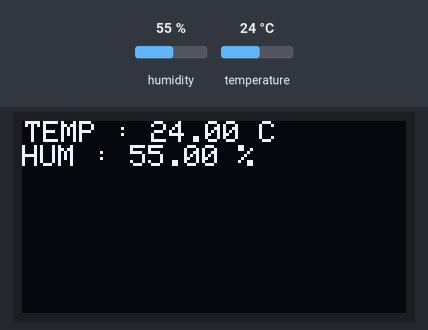
The sketch below on a simulated ESP8266 (NodeMCU). On the bench: 128×64 one-colour display. The test bench sets the inputs (shaded band); at power-on: humidity 55 %, temperature 24 °C. WiFi joins after 1.5 s; servers stay silent unless stated; the display library's start-up logo is not drawn; what the sketch prints to the serial monitor is not drawn.

Above: at 9.9 s.
10.0 s: humidity set to 22 %
At 15.2 s:
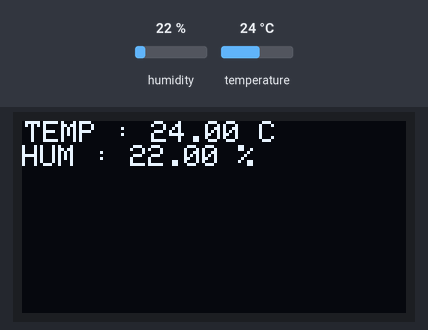
23.2 s: temperature set to 12 °C
At 25.4 s:
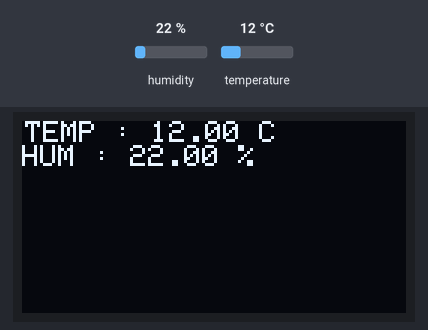
29.0 s: humidity set to 40 %
At 31.0 s:
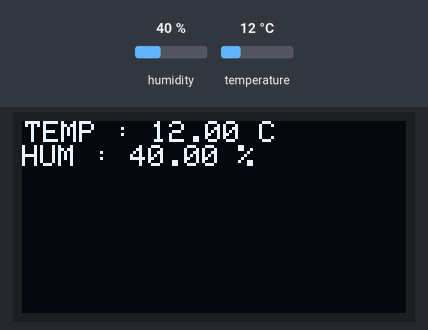
34.1 s: temperature set to 19 °C
Timing chart, 0 to 37.1 s (numbered marks = the images above; inputs shaded):
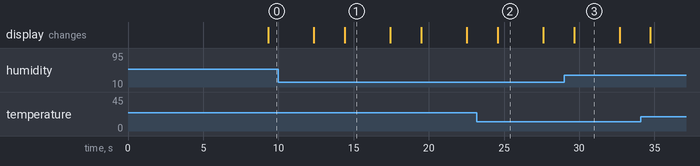

Measured:
- after the input at 10.0 s, the display: first differs from a run without the input after 4.4 s (image 1)
- after the input at 23.2 s, the display: changes after 1.4 s (image 2)
- after the input at 29.0 s, the display: changes after 0.65 s (image 3)
- what the display in image 1 shows lasts 3.0 s, from 14.4 s to 17.4 s

The sketch:

Node_B.ino
```cpp
#include <ESP8266WiFi.h>
#include <BlynkSimpleEsp8266.h>
#include <DHT.h>
#include <SPI.h>
#include <Wire.h>
#include <Adafruit_GFX.h>
#include <Adafruit_SSD1306.h>


#define OLED_RESET LED_BUILTIN
Adafruit_SSD1306 display(OLED_RESET);

#define NUMFLAKES 10
#define XPOS 0
#define YPOS 1
#define DELTAY 2


#define LOGO16_GLCD_HEIGHT 16
#define LOGO16_GLCD_WIDTH  16
static const unsigned char PROGMEM logo16_glcd_bmp[] =
{ B00000000, B11000000,
  B00000001, B11000000,
  B00000001, B11000000,
  B00000011, B11100000,
  B11110011, B11100000,
  B11111110, B11111000,
  B01111110, B11111111,
  B00110011, B10011111,
  B00011111, B11111100,
  B00001101, B01110000,
  B00011011, B10100000,
  B00111111, B11100000,
  B00111111, B11110000,
  B01111100, B11110000,
  B01110000, B01110000,
  B00000000, B00110000 };

#if (SSD1306_LCDHEIGHT != 64)
#error("Height incorrect, please fix Adafruit_SSD1306.h!");
#endif


#define BLYNK_PRINT Serial


//char ssid[] = "@3BB";
//char pass[] = "glo123456";
//char ssid[] = "JP-TRUE";=['/]
//char pass[] = "123456789";
char ssid[] = "galilao";
char pass[] = "buu123456789";
//char ssid[] = "GALILAO";
//char pass[] = "BUU1234PM";
//char auth[] = "1ba8b21014034a55a734ee9d84b69a58";  //Token ของ Node B ของเม
//char auth1[] = "c0ba87394c8a4379924136cfc0661848"; //Token ของ Server ของเม
char auth[] = "93eeaf8ee0044961b8561a449a0f5c27";  //Token ของ Node B ของหอม
char auth1[] = "6f14574d7fd641e5963d1888f40e51c7"; //Token ของ Server ของหอม
//char auth[] = "abb855a943e04914a01bd554291bdb0a";  //Token ของ Node B ของคอม
//char auth1[] = "6a00494a6ba0424fa8183104b80851e3"; //Token ของ B Server ของคอม


BlynkTimer timer;

WidgetBridge bridge1(V13);


float h;
float t;


#define DHTPIN  D3              // pin of sensor connected to
#define DHTTYPE DHT22           // DHT22 if useDHT22
DHT dht(DHTPIN, DHTTYPE);

void setup(){
    Serial.begin(9600);
    dht.begin();
    display.begin(SSD1306_SWITCHCAPVCC, 0x3C);
    display.display();
    delay(2000);
    display.clearDisplay();
    Blynk.begin(auth, ssid, pass, "oasiskit.com", 8080);

    if (Blynk.connect()){
        bridge1.setAuthToken(auth1);
    }

    timer.setInterval(5000L, sendSensor_DHT);
    pinMode(D4, OUTPUT);   // ขาต่อของเปิดปิดไฟ


}

void loop(){

    Blynk.run();
    timer.run();
    display.setTextSize(1.5);
    display.setTextColor(WHITE);
    display.setCursor(1,0);
    display.display();
    delay(1000);
    display.clearDisplay();
}

BLYNK_WRITE()
{
    Serial.print("Got a Value : ");
    Serial.print(param.asInt());

    if (param.asInt() == 0)
    {
      digitalWrite(D4,HIGH);
    }
    if (param.asInt() == 1)
    {
      digitalWrite(D4,LOW);
    }

}


void sendSensor_DHT(){

    float h = dht.readHumidity();
    float t = dht.readTemperature();

    if (isnan(h) || isnan(t)){
        Serial.println("Failed to read from DHT sensor!");
        return;
    }

    Serial.print("Humidity is: "); Serial.println(h);
    Serial.print("Temperature is: "); Serial.println(t);
    display.print("TEMP : "); display.print( t); display.println(" C");
    display.print("HUM : "); display.print( h); display.println(" %");
    display.display();
    delay(2000);
    display.clearDisplay();


    Blynk.virtualWrite(V1, h);    //เอาไว้เชคว่ารับค่าความชื้นได้มั้ย
    Blynk.virtualWrite(V2, t);    //เอาไว้เชคว่ารับค่าอุณหภูมิได้มั้ย
    bridge1.virtualWrite(V13, h); //Node C ส่งค่าความชื้นไปให้ Server
    bridge1.virtualWrite(V14, t); //Node C ส่งค่าอุณหภูมิไปให้ Server
    delay(1000);


}
```
